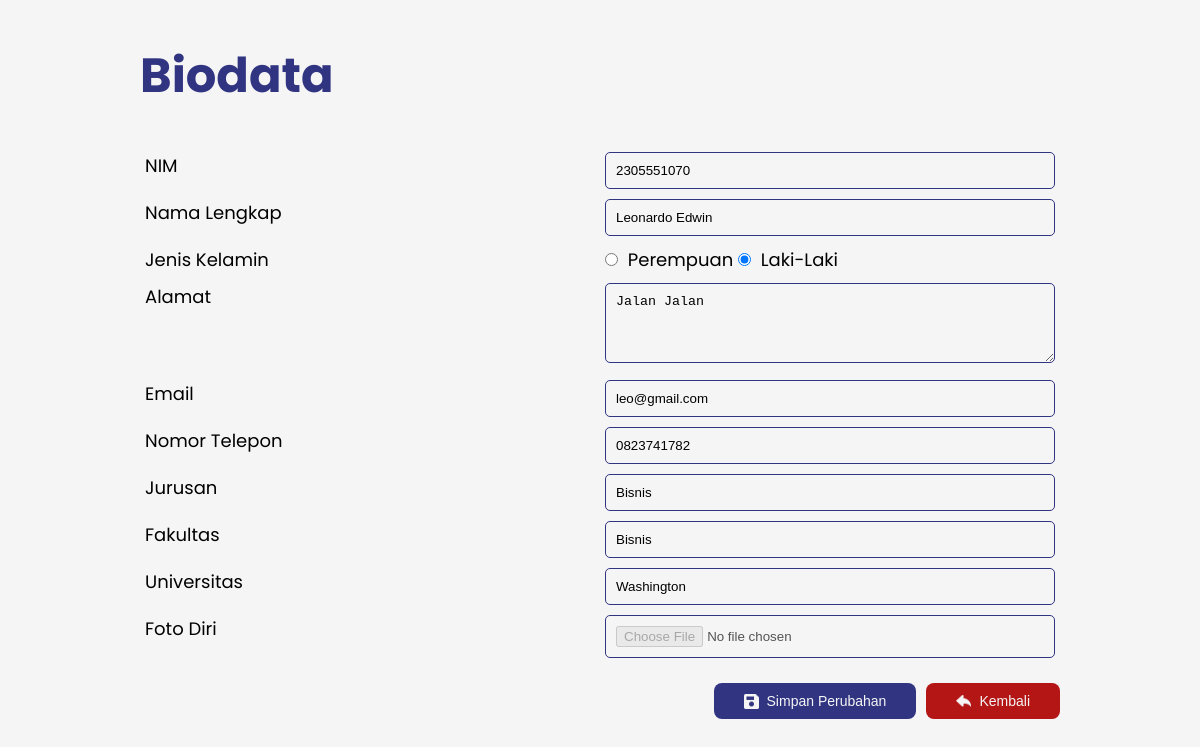
The page /add.php?mode=edit&id=25 on the database its author committed.
### tables this page shows
CREATE TABLE `tb_mahasiswa` (
  `id` int NOT NULL AUTO_INCREMENT,
  `nim` varchar(20) DEFAULT NULL,
  `picture` varchar(255) DEFAULT NULL,
  `name` varchar(50) DEFAULT NULL,
  `gender` varchar(10) DEFAULT NULL,
  `address` varchar(100) DEFAULT NULL,
  `email` varchar(100) DEFAULT NULL,
  `telp` varchar(15) DEFAULT NULL,
  `major` varchar(50) DEFAULT NULL,
  `faculty` varchar(25) DEFAULT NULL,
  `university` varchar(50) DEFAULT NULL,
  PRIMARY KEY (`id`)
);

### function.php (called while the page is built, shortened)
<?php
require 'connection.php';
function query($query) {
    global $conn;
    $result = mysqli_query($conn, $query);
    $rows = [];
    while ($row = mysqli_fetch_assoc($result)) {
        $rows[] = $row;
    }
    return $rows;
}
?>

### add.php (the view, shortened to what this page needs)
<?php
require 'function.php';
$mode = isset($_GET['mode']) ? $_GET['mode'] : 'add';
$id = isset($_GET['id']) ? intval($_GET['id']) : null;
$data = [
    'nim' => '',
    'name' => '',
    'gender' => '',
    'address' => '',
    'email' => '',
    'telp' => '',
    'major' => '',
    'faculty' => '',
    'university' => '',
    'picture' => ''
];
if ($mode === 'edit' && $id) {
    $result = query("SELECT * FROM tb_mahasiswa WHERE id = $id");
    if (!empty($result)) {
        $data = $result[0];
    } else {
        echo "<script>
                alert('Data tidak ditemukan!');
                document.location.href = 'index.php';
              </script>";
        exit;
    }
}
?>
<!DOCTYPE html>
<html>
<head>
    <link rel="stylesheet" href="style.css">
</head>
<body>
    <div class="container-biodata">
        <div class="header">
            <h1 class="biodata-input">Biodata</h1>
        </div>
        <div class="content">
            <form class="form" action="" method="POST" enctype="multipart/form-data">
                <table cellpadding="20px" cellspacing="0px">
                    <tr>
                        <td><span id="spn_nim">NIM</span></td>
                        <td><input type="text" name="nim" id="nim" value="<?= $data['nim'] ?>" required></td>
                    </tr>
                    <tr>
                        <td><span id="spn_nama">Nama Lengkap</span></td>
                        <td><input type="text" name="name" id="name" value="<?= $data['name'] ?>" required></td>
                    </tr>
                    <tr>
                        <td><span id="spn_gender">Jenis Kelamin</span></td>
                        <td>
                            <input type="radio" id="perempuan" name="gender" value="Perempuan"
                                <?= $data['gender'] === 'Perempuan' ? 'checked' : '' ?> required>
                            <label for="perempuan">Perempuan</label>
                            <input type="radio" id="laki-laki" name="gender" value="Laki-Laki"
                                <?= $data['gender'] === 'Laki-Laki' ? 'checked' : '' ?> required>
                            <label for="laki-laki">Laki-Laki</label>
                        </td>
                    </tr>
                    <tr>
                        <td><span id="spn_alamat">Alamat</span></td>
                        <td><textarea name="address" id="address" required><?= $data['address'] ?></textarea></td>
                    </tr>
                    <tr>
                        <td><span id="spn_email">Email</span></td>
                        <td><input type="email" name="email" id="email" value="<?= $data['email'] ?>" required></td>
                    </tr>
                    <tr>
                        <td><span id="spn_telp">Nomor Telepon</span></td>
                        <td><input type="text" name="telp" id="telp" value="<?= $data['telp'] ?>" required></td>
                    </tr>
                    <tr>
                        <td><span id="spn_jurusan">Jurusan</span></td>
                        <td><input type="text" name="major" id="major" value="<?= $data['major'] ?>" required></td>
                    </tr>
                    <tr>
                        <td><span id="spn_fakultas">Fakultas</span></td>
                        <td><input type="text" name="faculty" id="faculty" value="<?= $data['faculty'] ?>" required>
                        </td>
                    </tr>
                    <tr>
                        <td><span id="spn_universitas">Universitas</span></td>
                        <td><input type="text" name="university" id="university" value="<?= $data['university'] ?>"
                                required>
                        </td>
                    </tr>
                    <tr>
                        <td><span id="spn_foto">Foto Diri</span></td>
                        <td>
                            <input type="file" name="picture" id="picture" disabled
                                <?= $mode === 'add' ? 'required' : '' ?>>
                        </td>
                    </tr>
                </table>
                <div class="button-group">
                    <button type="submit" name="submit" class="btn-save">
                        <img src="icon/save.png" alt="Submit" class="button-icon">
                        <?= $mode === 'add' ? 'Tambah' : 'Simpan Perubahan' ?>
                    </button>
                    <button type="button" onclick="window.location.href='index.php';" class="btn-back">
                        <img src="icon/back.png" alt="Kembali" class="back-icon"> Kembali
                    </button>
                </div>
            </form>
        </div>
    </div>
</body>

### style.css (style rules this page uses)
* { margin: 0; padding: 0; box-sizing: border-box; background-color: #F5F5F5; }
body { font-family: Poppins; padding: 40px; }
h1 { font-size: 48px; color: #303481; margin-bottom: 10px; }
table { margin: 20px 0px; width: 100%; border-collapse: collapse; table-layout: fixed; border-radius: 8px; overflow: hidden; height: 250px; }
td { padding: 12px; border: 1px solid #ddd; word-wrap: break-word; max-width: 150px; vertical-align: top; }
button { background: none; border: none; cursor: pointer; padding: 5px; }
button img { width: 20px; height: 20px; }
.container-biodata { justify-content: center; padding-left: 100px; padding-right: 100px; }
.form td { padding: 5px; font-size: 18px; border: none; }
.biodata-input { margin-bottom: 35px; }
input[type="text"], input[type="email"], input[type="file"], textarea { width: 100%; padding: 10px; border: 1px solid #303481; border-radius: 5px; outline: none; }
textarea { height: 80px; resize: vertical; box-sizing: border-box; }
input[type="radio"] { margin-right: 5px; }
.button-group { display: flex; gap: 10px; justify-content: flex-end; }
.btn-back { background-color: #b41515; color: #F5F5F5; font-size: 14px; border: none; padding: 10px 30px; border-radius: 8px; cursor: pointer; transition: 0.2s ease; display: flex; align-items: center; }
.back-icon { width: 15px; height: auto; font-size: 20px; margin-right: 8px; background-color: #b41515; }
.btn-save { background-color: #303481; color: #F5F5F5; font-size: 14px; border: none; padding: 10px 30px; border-radius: 8px; cursor: pointer; transition: 0.2s ease; display: flex; align-items: center; }
.btn-save .button-icon { width: 15px; height: auto; font-size: 20px; margin-right: 8px; background-color: #303481; }

### rows shown on the page
tb_mahasiswa: nim "2305551070", name "Leonardo Edwin", gender "☐ Perempuan", gender "☑ Laki-Laki", address "Jalan Jalan", email "leo@gmail.com", telp "0823741782", major "Bisnis", faculty "Bisnis", university "Washington"
